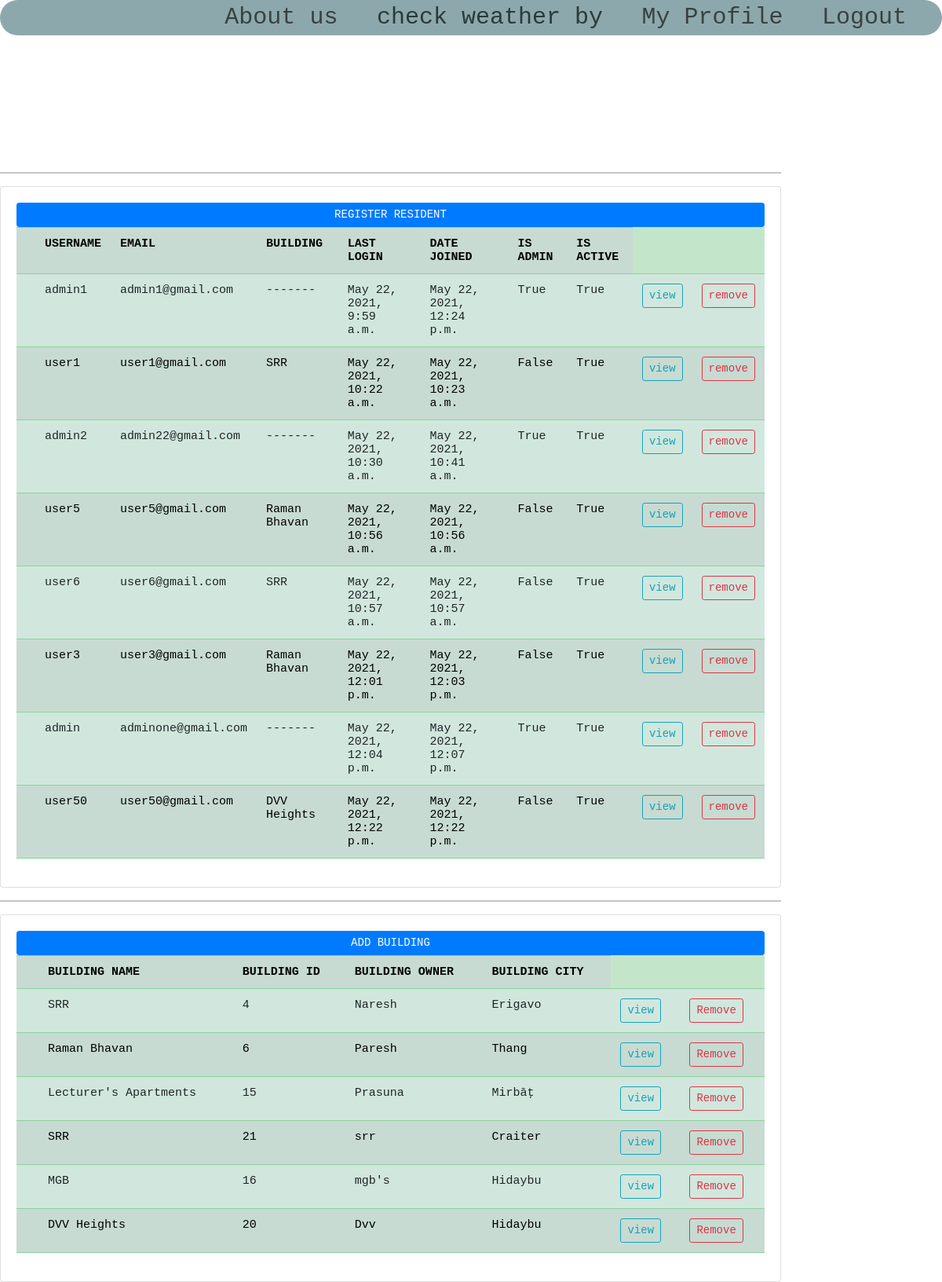
/mainHome/ (signed in), run on the app's committed database.
### account/models.py (models this page shows, shortened)
class Account(AbstractBaseUser) :
    email                       = models.EmailField(verbose_name="email", max_length=30, unique=True)
    username                    = models.CharField(max_length=20, unique=True)
    firstname                   = models.CharField(max_length=20, unique=False)
    building_id                 = models.CharField(max_length=10, unique=False, default="")
    the_building                = models.ForeignKey(Building, on_delete=models.CASCADE, null=True)
    date_joined = models.DateTimeField(verbose_name = "date_joined", auto_now_add = True)
    last_login = models.DateTimeField(verbose_name = "last_login", auto_now = True)
    is_admin = models.BooleanField(default = False)
    is_active = models.BooleanField(default = True)
    is_staff = models.BooleanField(default = False)
    is_superuser = models.BooleanField(default = False)
    objects = AccountManager()
    USERNAME_FIELD  = 'email'
    REQUIRED_FIELDS = ['username', 'firstname']

### personal/models.py (models this page shows, shortened)
class Building(models.Model) :
    building_name = models.CharField(max_length=30)
    building_id = models.CharField(max_length=50, primary_key=True)
    owner_name = models.CharField(max_length=30, null =True)
    longitude = models.CharField(max_length=25, null =True)
    latitude = models.CharField(max_length=25, null =True)
    building_city = models.CharField(max_length=30, null =True)
    current_temp = models.FloatField(null =True)
    till_now_min = models.FloatField(null =True)
    till_now_max = models.FloatField(null =True)
    max_temp = models.FloatField(null =True)
    min_temp = models.FloatField(null =True)
    temp_too_low = models.BooleanField(default = False)
    temp_too_high = models.BooleanField(default = False)
    yesterday_min = models.FloatField(null =True)
    yesterday_max = models.FloatField(null =True)
    db_yesterday_min = models.FloatField(null =True)
    db_yesterday_max = models.FloatField(null =True)
    last_update_date = models.DateField(null =True)
    USERNAME_FIELD  = 'building_id'

### personal/views.py (the view)
# urls.py: path("mainHome/", mainHome_page_view, name = "mainHome"),
def mainHome_page_view(request) :
    if(request.user.is_authenticated and not request.user.is_staff) :
        update_temperature(request.user.building_id)
    residents = Account.objects.all()
    context = {}
    context['residents'] = residents
    buildings = Building.objects.all()
    context['buildings'] = buildings
    return render(request, 'mainHome.html', context)

### personal/templatetags/custom_tags.py (called while the page is built)
@register.simple_tag
def anchor(url_name, section_id):
    return reverse(url_name) + '#' + section_id

### templates/mainHome.html (shortened to what this page needs)
{% load static %}
{% load custom_tags %}
<head>
	{% include 'template_snippets/main_home_header.html' %}
</head>
<body class="bg">
	{% if user.is_authenticated %}
		<div class="menu_bar">
			<a class="link" href="{% url 'about us' %}">About us</a>
			<div class="dropdown">
				<a class="dropdown_link" href="#">check weather by</a>
			</div>
			<a class="link" href="{% url 'My Profile' %}">My Profile</a>
			<a class="link" href="{% url 'logout' %}">Logout</a>
		</div>
		<em class="welcome">
			<br>
			<p>hello, {{request.user.username}}. How u doing?..</p>
			<h2>Thanks for logging in to our website...</h2>
		</em>
		{% if request.user.is_staff %}
			<br><br>
			<div class="row" style="font-family: monospace;">
				<div class="col-md-10">
					<hr>
					<div class="card card-body">
						<a class="btn btn-primary  btn-sm btn-block" href="{% url 'register' %}">REGISTER RESIDENT</a>
						<table class="table table-success table-striped" style="font-size: 15px;">
							<tr>
								<th></th>
								<th>USERNAME</th>
								<th>EMAIL</th>
								<th>BUILDING</th>
								<th>LAST LOGIN</th>
								<th>DATE JOINED</th>
								<th>IS ADMIN</th>
								<th>IS ACTIVE</th>
								{% for resident in residents %}
									<tr>
										<td></td>
										<td>{{resident.username}}</td>
										<td>{{resident.email}}</td>
										{% if resident.is_staff %}
											<td>-------</td>
										{% else %}
											<td>{{resident.the_building.building_name}}</td>
										{% endif %}
										<td>{{resident.date_joined}}</td>
										<td>{{resident.last_login}}</td>
										<td>{{resident.is_staff}}</td>
										<td>{{resident.is_active}}</td>
										<td><a class="btn btn-sm btn-outline-info" href="{% url 'resident_details' resident.username %}">view</a></td>
										<td><a class="btn btn-sm btn-outline-danger" href="{% url 'remove_resident' resident.username %}">remove</a></td>
									</tr>
								{% endfor %}
							</tr>
						</table>
					</div>
				</div>
				<div class="col-md-10">
					<hr>
					<div class="card card-body">
						<a class="btn btn-primary  btn-sm btn-block" href="{% url 'add_building' %}">ADD BUILDING</a>
						<table class="table table-success table-striped" style="font-size: 15px;">
							<tr>
								<th></th>
								<th>BUILDING NAME</th>
								<th>BUILDING ID</th>
								<th>BUILDING OWNER</th>
								<th>BUILDING CITY</th>
								{% for building in buildings %}
									<tr>
										<td></td>
										<td>{{building.building_name}}</td>
										<td>{{building.building_id}}</td>
										<td>{{building.owner_name}}</td>
										<td>{{building.building_city}}</td>
										<td><a class="btn btn-sm btn-outline-info" href="{% url 'building_details' building.building_id %}">view</a></td>
										<td><a class="btn btn-sm btn-outline-danger" href="{% url 'remove_building' building.building_id %}">Remove</a></td>
									</tr>
								{% endfor %}
							</tr>
						</table>
					</div>
				</div>
			</div>
		{% endif %}
	{% endif %}
</body>

### templates/template_snippets/main_home_header.html (shortened to what this page needs)
<link href="https://cdn.jsdelivr.net/npm/bootstrap@5.0.0-beta2/dist/css/bootstrap.min.css" rel="stylesheet"
>
<link rel="stylesheet" href="https://stackpath.bootstrapcdn.com/bootstrap/4.3.1/css/bootstrap.min.css"
>

### templates/template_snippets/main_home_header.html (style rules this page uses)
body { background-image: url("https://img.freepik.com/free-photo/old-black-background-grunge-texture-dark-wallpaper-blackboard-chalkboard-room-wall_1258-28313.jpg?size=626&ext=jpg"); height: 100%; background-position: center; background-repeat: repeat; background-size: cover; }
.welcome { font-family: monospace; color: rgb(255, 255, 255); }
.menu_bar { background-color: rgb(141, 168, 172); border-radius: 100px; text-align: right; }
.link { color: rgb(56, 65, 65); font-size: 30px; margin-right: 45px; font-family: monospace; text-decoration: none; }
.dropdown { position: relative; display: inline-block; }
.dropdown_link { color: rgb(42, 58, 58); font-size: 30px; margin-right: 45px; font-family: monospace; text-decoration: none; }

### data on the page
Account: username "admin1", email "admin1@gmail.com", date_joined "May 22, 2021, 9:59 a.m.", last_login "May 22, 2021, 12:24 p.m.", is_staff "True", is_active "True"
Account: username "user1", email "user1@gmail.com", the_building.building_name "SRR", date_joined "May 22, 2021, 10:22 a.m.", last_login "May 22, 2021, 10:23 a.m.", is_staff "False", is_active "True"
Account: username "admin2", email "admin22@gmail.com", date_joined "May 22, 2021, 10:30 a.m.", last_login "May 22, 2021, 10:41 a.m.", is_staff "True", is_active "True"
Account: username "user5", email "user5@gmail.com", the_building.building_name "Raman Bhavan", date_joined "May 22, 2021, 10:56 a.m.", last_login "May 22, 2021, 10:56 a.m.", is_staff "False", is_active "True"
Account: username "user6", email "user6@gmail.com", the_building.building_name "SRR", date_joined "May 22, 2021, 10:57 a.m.", last_login "May 22, 2021, 10:57 a.m.", is_staff "False", is_active "True"
Account: username "user3", email "user3@gmail.com", the_building.building_name "Raman Bhavan", date_joined "May 22, 2021, 12:01 p.m.", last_login "May 22, 2021, 12:03 p.m.", is_staff "False", is_active "True"
Account: username "admin", email "adminone@gmail.com", date_joined "May 22, 2021, 12:04 p.m.", last_login "May 22, 2021, 12:07 p.m.", is_staff "True", is_active "True"
Account: username "user50", email "user50@gmail.com", the_building.building_name "DVV Heights", date_joined "May 22, 2021, 12:22 p.m.", last_login "May 22, 2021, 12:22 p.m.", is_staff "False", is_active "True"
Building: building_name "SRR", building_id "4", owner_name "Naresh", building_city "Erigavo"
Building: building_name "Raman Bhavan", building_id "6", owner_name "Paresh", building_city "Thang"
Building: building_name "Lecturer's Apartments", building_id "15", owner_name "Prasuna", building_city "Mirbāţ"
Building: building_name "SRR", building_id "21", owner_name "srr", building_city "Craiter"
Building: building_name "MGB", building_id "16", owner_name "mgb's", building_city "Hidaybu"
Building: building_name "DVV Heights", building_id "20", owner_name "Dvv", building_city "Hidaybu"
